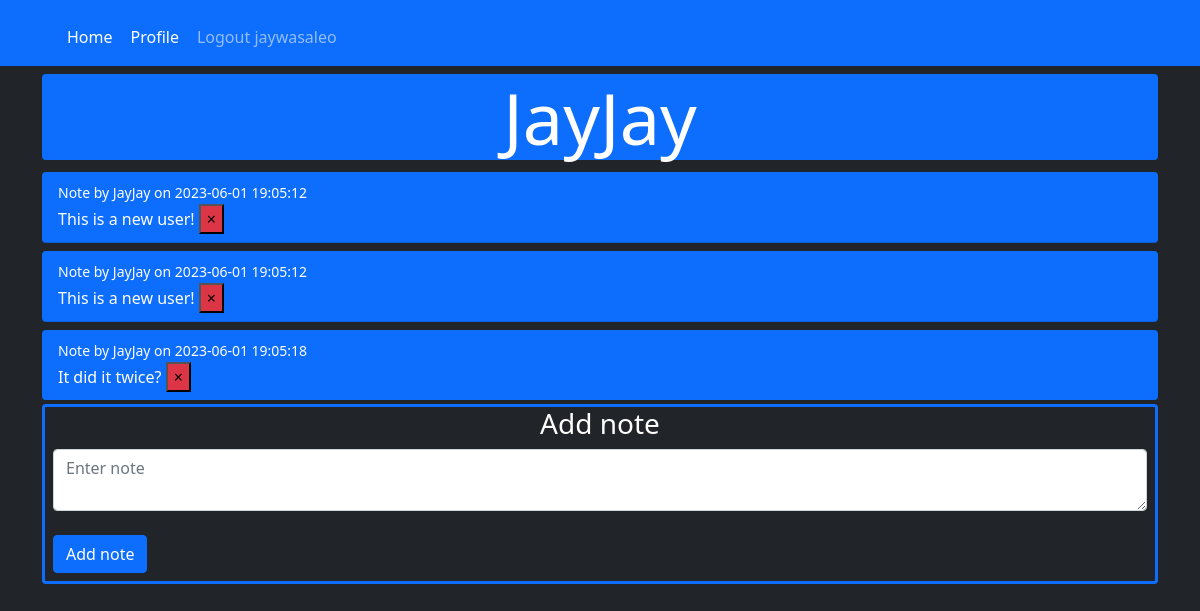
The app's page /u/JayJay (signed in) with its own data.
### website/models.py (models this page shows)
class User(db.Model, UserMixin):
    id = db.Column(db.Integer, primary_key = True)
    email = db.Column(db.String(150), unique = True)
    password = db.Column(db.String(150))
    username = db.Column(db.String(50))
    notes = db.relationship('Note')

class Note(db.Model):
    id = db.Column(db.Integer, primary_key = True)
    data = db.Column(db.String(10000))
    date = db.Column(db.DateTime(timezone = True), default = func.now())
    user_id = db.Column(db.Integer, db.ForeignKey('user.id'))

### website/views.py (the view)
@views.route('u/<username>')
@login_required
def user(username):
    user = User.query.filter_by(username=username).first_or_404()
    all_notes = Note.query.all()
    all_users = User.query.all()
    return render_template("user.html", current_user=current_user, user=user, notelist=all_notes, userlist=all_users)

### website/__init__.py (called while the page is built)
def create_app():
    app = Flask(__name__)
    app.config['SECRET_KEY'] = 'asddfgghjhjk'
    app.config['SQLALCHEMY_DATABASE_URI'] = f'sqlite:///{DB_NAME}'
    db.init_app(app)
    from .views import views
    from .auth import auth
    app.register_blueprint(views, url_prefix='/')
    app.register_blueprint(auth, url_prefix='/')
    from .models import User, Note
    with app.app_context():
        db.create_all()
    login_manager = LoginManager()
    login_manager.login_view = 'auth.login'
    login_manager.init_app(app)
    @login_manager.user_loader
    def load_user(id):
        return User.query.get(int(id))
    return app

### website/templates/user.html (shortened to what this page needs)
{% extends "base.html" %}
{% block content%}
<h1 class="display-2 text-center bg-primary rounded">
    {{ user.username }}
</h1>
<ul class="list-group list-group-flush" id="notes">
    {% for note in user.notes %}
        <li class="list-group-item my-1 rounded bg-primary text-white">
            <small>Note by {{user.username}} on {{note.date}}</small>
            <br />
            {{ note.data }}
            <button type="button" class="btn-small close bg-danger" onclick="">
                <span aria-hidden="true">&times;<span>
            </button>
        </li>
    {% endfor %}
</ul>
<form class="pb-2 px-2 border border-primary  border-3 rounded" method="post">
    <h3 class="text-center" >Add note</h3>
    <textarea class="form-control" id="note" name="note" placeholder="Enter note"></textarea>
    <br />
    <button class="btn btn-primary" type="submit">Add note</button>
</form>
{% endblock %}

### website/templates/base.html (shortened to what this page needs)
<!DOCTYPE html>
<html lang="en">
<head>
    <link href="https://cdn.jsdelivr.net/npm/bootstrap@5.0.2/dist/css/bootstrap.min.css" rel="stylesheet">
</head>
<body class="bg-dark text-white">
    <nav class="navbar navbar-expand-md navbar-dark bg-primary">
        <div class="container-xl">
            <div class="ms-3 mt-2 collapse navbar-collapse" id="main-nav">
                <ul class="navbar-nav">
                    {% if user.is_authenticated %}
                    <li class="nav-item"><a class="btn btn-primary nav-link text-white" id="home" href="/">Home</a></li>
                    <li class="nav-item"><a class="btn btn-primary nav-link text-white" id="user" href="{{ url_for('views.user', username=current_user.username) }}">Profile</a></li>
                    <li class="nav-item"><a class="btn btn-primary nav-link" id="logout" href="/logout">Logout {{current_user.username}}</a></li>
                    {% else %}
                    <li class="nav-item"><a class="btn btn-primary nav-link" id="login" href="login">Login</a></li>
                    <li class="nav-item"><a class="btn btn-primary nav-link" id="signup" href="signup">Sign Up</a></li>
                    {% endif %}
                </ul>
            </div>
        </div>
    </nav>
    <div class="container mt-2">
        {% block content %}
        {% endblock %}
    </div>
</body>
</html>

### records on screen
User: username "jaywasaleo"
User: username "JayJay"
Note: date "2023-06-01 19:05:12", data "This is a new user!"
Note: date "2023-06-01 19:05:12", data "This is a new user!"
Note: date "2023-06-01 19:05:18", data "It did it twice?"
